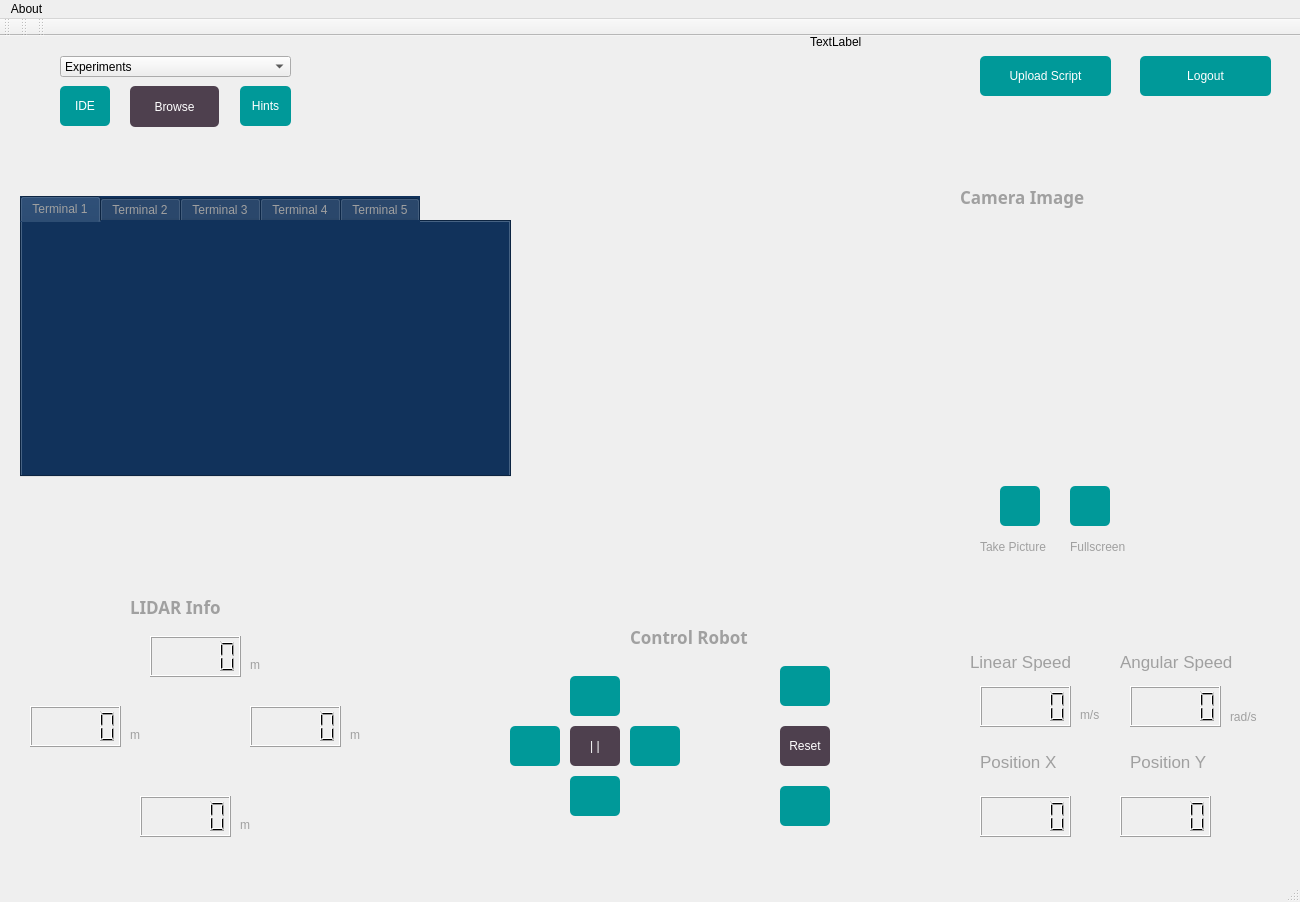
<?xml version="1.0" encoding="UTF-8"?>
<ui version="4.0">
 <class>MainWindow</class>
 <widget class="QMainWindow" name="MainWindow">
  <property name="geometry">
   <rect>
    <x>0</x>
    <y>0</y>
    <width>1300</width>
    <height>902</height>
   </rect>
  </property>
  <property name="windowTitle">
   <string>HAMER ROS Interface</string>
  </property>
  <property name="styleSheet">
   <string notr="true"/>
  </property>
  <widget class="QWidget" name="centralwidget">
   <widget class="QPushButton" name="right_button">
    <property name="geometry">
     <rect>
      <x>630</x>
      <y>690</y>
      <width>50</width>
      <height>40</height>
     </rect>
    </property>
    <property name="cursor">
     <cursorShape>PointingHandCursor</cursorShape>
    </property>
    <property name="styleSheet">
     <string notr="true">background-color:rgb(0,153,153);
color:white;
border-style:outset;
border-width:2px;
border-radius:5px;
border:white;
</string>
    </property>
    <property name="text">
     <string/>
    </property>
    <property name="icon">
     <iconset>
      <normaloff>images/go_right_arrow.png</normaloff>images/go_right_arrow.png</iconset>
    </property>
   </widget>
   <widget class="QPushButton" name="left_button">
    <property name="geometry">
     <rect>
      <x>510</x>
      <y>690</y>
      <width>50</width>
      <height>40</height>
     </rect>
    </property>
    <property name="cursor">
     <cursorShape>PointingHandCursor</cursorShape>
    </property>
    <property name="styleSheet">
     <string notr="true">background-color:rgb(0,153,153);
color:white;
border-style:outset;
border-width:2px;
border-radius:5px;
border:white;
</string>
    </property>
    <property name="text">
     <string/>
    </property>
    <property name="icon">
     <iconset>
      <normaloff>images/beyaz.png</normaloff>images/beyaz.png</iconset>
    </property>
   </widget>
   <widget class="QPushButton" name="back_button">
    <property name="geometry">
     <rect>
      <x>570</x>
      <y>740</y>
      <width>50</width>
      <height>40</height>
     </rect>
    </property>
    <property name="cursor">
     <cursorShape>PointingHandCursor</cursorShape>
    </property>
    <property name="styleSheet">
     <string notr="true">background-color:rgb(0,153,153);
color:white;
border-style:outset;
border-width:2px;
border-radius:5px;
border:white;
</string>
    </property>
    <property name="text">
     <string/>
    </property>
    <property name="icon">
     <iconset>
      <normaloff>images/go_down_arrow.png</normaloff>images/go_down_arrow.png</iconset>
    </property>
   </widget>
   <widget class="QPushButton" name="move_button">
    <property name="geometry">
     <rect>
      <x>570</x>
      <y>640</y>
      <width>50</width>
      <height>40</height>
     </rect>
    </property>
    <property name="cursor">
     <cursorShape>PointingHandCursor</cursorShape>
    </property>
    <property name="styleSheet">
     <string notr="true">background-color:rgb(0,153,153);
color:white;
border-style:outset;
border-width:2px;
border-radius:5px;
border:white;
</string>
    </property>
    <property name="text">
     <string/>
    </property>
    <property name="icon">
     <iconset>
      <normaloff>images/go_up_arrow.png</normaloff>images/go_up_arrow.png</iconset>
    </property>
   </widget>
   <widget class="QPushButton" name="stop_button">
    <property name="geometry">
     <rect>
      <x>570</x>
      <y>690</y>
      <width>50</width>
      <height>40</height>
     </rect>
    </property>
    <property name="cursor">
     <cursorShape>PointingHandCursor</cursorShape>
    </property>
    <property name="styleSheet">
     <string notr="true">background-color:rgb(78,64,78);
color:white;
border-style:outset;
border-width:2px;
border-radius:5px;
border:white;
</string>
    </property>
    <property name="text">
     <string>| |</string>
    </property>
   </widget>
   <widget class="QLCDNumber" name="linear_speed">
    <property name="geometry">
     <rect>
      <x>980</x>
      <y>650</y>
      <width>91</width>
      <height>41</height>
     </rect>
    </property>
   </widget>
   <widget class="QLCDNumber" name="angular_speed">
    <property name="geometry">
     <rect>
      <x>1130</x>
      <y>650</y>
      <width>91</width>
      <height>41</height>
     </rect>
    </property>
   </widget>
   <widget class="QLCDNumber" name="position_x">
    <property name="geometry">
     <rect>
      <x>980</x>
      <y>760</y>
      <width>91</width>
      <height>41</height>
     </rect>
    </property>
   </widget>
   <widget class="QLCDNumber" name="position_y">
    <property name="geometry">
     <rect>
      <x>1120</x>
      <y>760</y>
      <width>91</width>
      <height>41</height>
     </rect>
    </property>
   </widget>
   <widget class="QLabel" name="label">
    <property name="geometry">
     <rect>
      <x>970</x>
      <y>600</y>
      <width>111</width>
      <height>51</height>
     </rect>
    </property>
    <property name="font">
     <font>
      <pointsize>13</pointsize>
      <italic>false</italic>
     </font>
    </property>
    <property name="styleSheet">
     <string notr="true">color:rgb(160,160,160);</string>
    </property>
    <property name="text">
     <string>Linear Speed</string>
    </property>
   </widget>
   <widget class="QLabel" name="label_2">
    <property name="geometry">
     <rect>
      <x>1120</x>
      <y>600</y>
      <width>121</width>
      <height>51</height>
     </rect>
    </property>
    <property name="font">
     <font>
      <pointsize>13</pointsize>
      <italic>false</italic>
     </font>
    </property>
    <property name="styleSheet">
     <string notr="true">color:rgb(160,160,160);</string>
    </property>
    <property name="text">
     <string>Angular Speed</string>
    </property>
   </widget>
   <widget class="QLabel" name="label_5">
    <property name="geometry">
     <rect>
      <x>980</x>
      <y>700</y>
      <width>81</width>
      <height>51</height>
     </rect>
    </property>
    <property name="font">
     <font>
      <pointsize>13</pointsize>
      <italic>false</italic>
     </font>
    </property>
    <property name="styleSheet">
     <string notr="true">color:rgb(160,160,160);</string>
    </property>
    <property name="text">
     <string>Position X</string>
    </property>
   </widget>
   <widget class="QLabel" name="label_6">
    <property name="geometry">
     <rect>
      <x>1130</x>
      <y>700</y>
      <width>81</width>
      <height>51</height>
     </rect>
    </property>
    <property name="font">
     <font>
      <pointsize>13</pointsize>
      <italic>false</italic>
     </font>
    </property>
    <property name="styleSheet">
     <string notr="true">color:rgb(160,160,160);</string>
    </property>
    <property name="text">
     <string>Position Y</string>
    </property>
   </widget>
   <widget class="QLCDNumber" name="lidar_left">
    <property name="geometry">
     <rect>
      <x>30</x>
      <y>670</y>
      <width>91</width>
      <height>41</height>
     </rect>
    </property>
   </widget>
   <widget class="QLCDNumber" name="lidar_front">
    <property name="geometry">
     <rect>
      <x>150</x>
      <y>600</y>
      <width>91</width>
      <height>41</height>
     </rect>
    </property>
    <property name="styleSheet">
     <string notr="true"/>
    </property>
   </widget>
   <widget class="QLCDNumber" name="lidar_right">
    <property name="geometry">
     <rect>
      <x>250</x>
      <y>670</y>
      <width>91</width>
      <height>41</height>
     </rect>
    </property>
   </widget>
   <widget class="QLCDNumber" name="lidar_back">
    <property name="geometry">
     <rect>
      <x>140</x>
      <y>760</y>
      <width>91</width>
      <height>41</height>
     </rect>
    </property>
   </widget>
   <widget class="QLabel" name="label_3">
    <property name="geometry">
     <rect>
      <x>130</x>
      <y>550</y>
      <width>111</width>
      <height>41</height>
     </rect>
    </property>
    <property name="font">
     <font>
      <family>Waree</family>
      <pointsize>13</pointsize>
      <weight>75</weight>
      <italic>false</italic>
      <bold>true</bold>
     </font>
    </property>
    <property name="styleSheet">
     <string notr="true">color:rgb(160,160,160);</string>
    </property>
    <property name="text">
     <string>LIDAR Info</string>
    </property>
   </widget>
   <widget class="QLabel" name="radar_label">
    <property name="geometry">
     <rect>
      <x>150</x>
      <y>660</y>
      <width>91</width>
      <height>81</height>
     </rect>
    </property>
    <property name="text">
     <string/>
    </property>
    <property name="scaledContents">
     <bool>true</bool>
    </property>
   </widget>
   <widget class="QLabel" name="label_7">
    <property name="geometry">
     <rect>
      <x>1080</x>
      <y>670</y>
      <width>31</width>
      <height>17</height>
     </rect>
    </property>
    <property name="styleSheet">
     <string notr="true">color:rgb(160,160,160);</string>
    </property>
    <property name="text">
     <string>m/s</string>
    </property>
   </widget>
   <widget class="QLabel" name="label_8">
    <property name="geometry">
     <rect>
      <x>1230</x>
      <y>670</y>
      <width>41</width>
      <height>21</height>
     </rect>
    </property>
    <property name="styleSheet">
     <string notr="true">color:rgb(160,160,160);</string>
    </property>
    <property name="text">
     <string>rad/s</string>
    </property>
   </widget>
   <widget class="QLabel" name="label_9">
    <property name="geometry">
     <rect>
      <x>250</x>
      <y>620</y>
      <width>21</width>
      <height>17</height>
     </rect>
    </property>
    <property name="styleSheet">
     <string notr="true">color:rgb(160,160,160);</string>
    </property>
    <property name="text">
     <string>m</string>
    </property>
   </widget>
   <widget class="QLabel" name="label_10">
    <property name="geometry">
     <rect>
      <x>350</x>
      <y>690</y>
      <width>21</width>
      <height>17</height>
     </rect>
    </property>
    <property name="styleSheet">
     <string notr="true">color:rgb(160,160,160);</string>
    </property>
    <property name="text">
     <string>m</string>
    </property>
   </widget>
   <widget class="QLabel" name="label_11">
    <property name="geometry">
     <rect>
      <x>240</x>
      <y>780</y>
      <width>21</width>
      <height>17</height>
     </rect>
    </property>
    <property name="styleSheet">
     <string notr="true">color:rgb(160,160,160);</string>
    </property>
    <property name="text">
     <string>m</string>
    </property>
   </widget>
   <widget class="QLabel" name="label_12">
    <property name="geometry">
     <rect>
      <x>130</x>
      <y>690</y>
      <width>21</width>
      <height>17</height>
     </rect>
    </property>
    <property name="styleSheet">
     <string notr="true">color:rgb(160,160,160);</string>
    </property>
    <property name="text">
     <string>m</string>
    </property>
   </widget>
   <widget class="QLabel" name="camera_label">
    <property name="geometry">
     <rect>
      <x>810</x>
      <y>-90</y>
      <width>221</width>
      <height>191</height>
     </rect>
    </property>
    <property name="text">
     <string>TextLabel</string>
    </property>
    <property name="scaledContents">
     <bool>false</bool>
    </property>
   </widget>
   <widget class="QPushButton" name="increase_speed">
    <property name="geometry">
     <rect>
      <x>780</x>
      <y>630</y>
      <width>50</width>
      <height>40</height>
     </rect>
    </property>
    <property name="cursor">
     <cursorShape>PointingHandCursor</cursorShape>
    </property>
    <property name="styleSheet">
     <string notr="true">background-color:rgb(0,153,153);
color:white;
border-style:outset;
border-width:2px;
border-radius:5px;
border:white;
</string>
    </property>
    <property name="text">
     <string/>
    </property>
    <property name="icon">
     <iconset>
      <normaloff>images/go_up_arrow.png</normaloff>images/go_up_arrow.png</iconset>
    </property>
   </widget>
   <widget class="QPushButton" name="decrease_speed">
    <property name="geometry">
     <rect>
      <x>780</x>
      <y>750</y>
      <width>50</width>
      <height>40</height>
     </rect>
    </property>
    <property name="cursor">
     <cursorShape>PointingHandCursor</cursorShape>
    </property>
    <property name="styleSheet">
     <string notr="true">background-color:rgb(0,153,153);
color:white;
border-style:outset;
border-width:2px;
border-radius:5px;
border:white;
</string>
    </property>
    <property name="text">
     <string/>
    </property>
    <property name="icon">
     <iconset>
      <normaloff>images/go_down_arrow.png</normaloff>images/go_down_arrow.png</iconset>
    </property>
   </widget>
   <widget class="QPushButton" name="reset_speed">
    <property name="geometry">
     <rect>
      <x>780</x>
      <y>690</y>
      <width>50</width>
      <height>40</height>
     </rect>
    </property>
    <property name="cursor">
     <cursorShape>PointingHandCursor</cursorShape>
    </property>
    <property name="styleSheet">
     <string notr="true">background-color:rgb(78,64,78);
color:white;
border-style:outset;
border-width:2px;
border-radius:5px;
border:white;
</string>
    </property>
    <property name="text">
     <string>Reset</string>
    </property>
   </widget>
   <widget class="QComboBox" name="experiment_comboBox">
    <property name="geometry">
     <rect>
      <x>60</x>
      <y>20</y>
      <width>231</width>
      <height>21</height>
     </rect>
    </property>
    <item>
     <property name="text">
      <string>Experiments</string>
     </property>
    </item>
    <item>
     <property name="text">
      <string>Experiment 1</string>
     </property>
    </item>
    <item>
     <property name="text">
      <string>Experiment 2</string>
     </property>
    </item>
    <item>
     <property name="text">
      <string>Experiment 3</string>
     </property>
    </item>
    <item>
     <property name="text">
      <string>Experiment 4</string>
     </property>
    </item>
    <item>
     <property name="text">
      <string>Experiment 5</string>
     </property>
    </item>
    <item>
     <property name="text">
      <string>Experiment 6</string>
     </property>
    </item>
    <item>
     <property name="text">
      <string>Experiment 7</string>
     </property>
    </item>
    <item>
     <property name="text">
      <string>Experiment 8</string>
     </property>
    </item>
    <item>
     <property name="text">
      <string>Experiment 9</string>
     </property>
    </item>
    <item>
     <property name="text">
      <string>Experiment 10</string>
     </property>
    </item>
    <item>
     <property name="text">
      <string>Experiment 11</string>
     </property>
    </item>
    <item>
     <property name="text">
      <string>Experiment 12</string>
     </property>
    </item>
    <item>
     <property name="text">
      <string>Experiment 13</string>
     </property>
    </item>
    <item>
     <property name="text">
      <string>Experiment 14</string>
     </property>
    </item>
    <item>
     <property name="text">
      <string>Experiment 15</string>
     </property>
    </item>
    <item>
     <property name="text">
      <string>Experiment 16</string>
     </property>
    </item>
   </widget>
   <widget class="QPushButton" name="open_pdf_button">
    <property name="geometry">
     <rect>
      <x>130</x>
      <y>50</y>
      <width>89</width>
      <height>41</height>
     </rect>
    </property>
    <property name="cursor">
     <cursorShape>PointingHandCursor</cursorShape>
    </property>
    <property name="styleSheet">
     <string notr="true">background-color:rgb(78,64,78);
color:white;
border-style:outset;
border-width:2px;
border-radius:5px;
border:white;
</string>
    </property>
    <property name="text">
     <string>Browse</string>
    </property>
   </widget>
   <widget class="QPushButton" name="open_IDE">
    <property name="geometry">
     <rect>
      <x>60</x>
      <y>50</y>
      <width>50</width>
      <height>40</height>
     </rect>
    </property>
    <property name="cursor">
     <cursorShape>PointingHandCursor</cursorShape>
    </property>
    <property name="styleSheet">
     <string notr="true">background-color:rgb(0,153,153);
color:white;
border-style:outset;
border-width:2px;
border-radius:5px;
border:white;
</string>
    </property>
    <property name="text">
     <string>IDE</string>
    </property>
   </widget>
   <widget class="QPushButton" name="fullscreen_button">
    <property name="geometry">
     <rect>
      <x>1070</x>
      <y>450</y>
      <width>40</width>
      <height>40</height>
     </rect>
    </property>
    <property name="cursor">
     <cursorShape>PointingHandCursor</cursorShape>
    </property>
    <property name="styleSheet">
     <string notr="true">background-color:rgb(0,153,153);
color:white;
border-style:outset;
border-width:2px;
border-radius:5px;
border:white;
</string>
    </property>
    <property name="text">
     <string/>
    </property>
    <property name="icon">
     <iconset>
      <normaloff>images/full-screen-icon-11774.png</normaloff>images/full-screen-icon-11774.png</iconset>
    </property>
    <property name="iconSize">
     <size>
      <width>30</width>
      <height>30</height>
     </size>
    </property>
   </widget>
   <widget class="QPushButton" name="logout_button">
    <property name="geometry">
     <rect>
      <x>1140</x>
      <y>20</y>
      <width>131</width>
      <height>40</height>
     </rect>
    </property>
    <property name="cursor">
     <cursorShape>PointingHandCursor</cursorShape>
    </property>
    <property name="styleSheet">
     <string notr="true">background-color:rgb(0,153,153);
color:white;
border-style:outset;
border-width:2px;
border-radius:5px;
border:white;
</string>
    </property>
    <property name="text">
     <string>Logout</string>
    </property>
   </widget>
   <widget class="QPushButton" name="upload_file">
    <property name="geometry">
     <rect>
      <x>980</x>
      <y>20</y>
      <width>131</width>
      <height>40</height>
     </rect>
    </property>
    <property name="cursor">
     <cursorShape>PointingHandCursor</cursorShape>
    </property>
    <property name="styleSheet">
     <string notr="true">background-color:rgb(0,153,153);
color:white;
border-style:outset;
border-width:2px;
border-radius:5px;
border:white;
</string>
    </property>
    <property name="text">
     <string>Upload Script</string>
    </property>
   </widget>
   <widget class="QTabWidget" name="terminal_tab">
    <property name="geometry">
     <rect>
      <x>20</x>
      <y>160</y>
      <width>491</width>
      <height>281</height>
     </rect>
    </property>
    <property name="styleSheet">
     <string notr="true">background-color:rgb(17,50,91);
color:rgb(160,160,160);</string>
    </property>
    <property name="tabShape">
     <enum>QTabWidget::Rounded</enum>
    </property>
    <property name="currentIndex">
     <number>0</number>
    </property>
    <widget class="QWidget" name="tab1">
     <attribute name="title">
      <string>Terminal 1</string>
     </attribute>
    </widget>
    <widget class="QWidget" name="tab2">
     <attribute name="title">
      <string>Terminal 2</string>
     </attribute>
    </widget>
    <widget class="QWidget" name="tab3">
     <attribute name="title">
      <string>Terminal 3</string>
     </attribute>
    </widget>
    <widget class="QWidget" name="tab4">
     <attribute name="title">
      <string>Terminal 4</string>
     </attribute>
    </widget>
    <widget class="QWidget" name="tab5">
     <attribute name="title">
      <string>Terminal 5</string>
     </attribute>
    </widget>
   </widget>
   <widget class="QPushButton" name="hint_button">
    <property name="geometry">
     <rect>
      <x>240</x>
      <y>50</y>
      <width>51</width>
      <height>40</height>
     </rect>
    </property>
    <property name="cursor">
     <cursorShape>PointingHandCursor</cursorShape>
    </property>
    <property name="styleSheet">
     <string notr="true">background-color:rgb(0,153,153);
color:white;
border-style:outset;
border-width:2px;
border-radius:5px;
border:white;
</string>
    </property>
    <property name="text">
     <string>Hints</string>
    </property>
   </widget>
   <widget class="QLabel" name="label_13">
    <property name="geometry">
     <rect>
      <x>630</x>
      <y>580</y>
      <width>141</width>
      <height>41</height>
     </rect>
    </property>
    <property name="font">
     <font>
      <family>Waree</family>
      <pointsize>13</pointsize>
      <weight>75</weight>
      <italic>false</italic>
      <bold>true</bold>
     </font>
    </property>
    <property name="styleSheet">
     <string notr="true">color:rgb(160,160,160);</string>
    </property>
    <property name="text">
     <string>Control Robot</string>
    </property>
   </widget>
   <widget class="QLabel" name="label_4">
    <property name="geometry">
     <rect>
      <x>1070</x>
      <y>500</y>
      <width>61</width>
      <height>21</height>
     </rect>
    </property>
    <property name="font">
     <font>
      <pointsize>9</pointsize>
      <italic>false</italic>
     </font>
    </property>
    <property name="styleSheet">
     <string notr="true">color:rgb(160,160,160);</string>
    </property>
    <property name="text">
     <string>Fullscreen</string>
    </property>
   </widget>
   <widget class="QPushButton" name="photo_button">
    <property name="geometry">
     <rect>
      <x>1000</x>
      <y>450</y>
      <width>40</width>
      <height>40</height>
     </rect>
    </property>
    <property name="cursor">
     <cursorShape>PointingHandCursor</cursorShape>
    </property>
    <property name="styleSheet">
     <string notr="true">background-color:rgb(0,153,153);
color:white;
border-style:outset;
border-width:2px;
border-radius:5px;
border:white;
</string>
    </property>
    <property name="text">
     <string/>
    </property>
    <property name="icon">
     <iconset>
      <normaloff>images/camera.png</normaloff>images/camera.png</iconset>
    </property>
    <property name="iconSize">
     <size>
      <width>30</width>
      <height>30</height>
     </size>
    </property>
   </widget>
   <widget class="QLabel" name="label_14">
    <property name="geometry">
     <rect>
      <x>980</x>
      <y>500</y>
      <width>71</width>
      <height>21</height>
     </rect>
    </property>
    <property name="font">
     <font>
      <pointsize>9</pointsize>
      <italic>false</italic>
     </font>
    </property>
    <property name="styleSheet">
     <string notr="true">color:rgb(160,160,160);</string>
    </property>
    <property name="text">
     <string>Take Picture</string>
    </property>
   </widget>
   <widget class="QLabel" name="label_15">
    <property name="geometry">
     <rect>
      <x>960</x>
      <y>140</y>
      <width>141</width>
      <height>41</height>
     </rect>
    </property>
    <property name="font">
     <font>
      <family>Waree</family>
      <pointsize>13</pointsize>
      <weight>75</weight>
      <italic>false</italic>
      <bold>true</bold>
     </font>
    </property>
    <property name="styleSheet">
     <string notr="true">color:rgb(160,160,160);</string>
    </property>
    <property name="text">
     <string>Camera Image</string>
    </property>
   </widget>
   <widget class="QLabel" name="label_16">
    <property name="geometry">
     <rect>
      <x>-10</x>
      <y>0</y>
      <width>1300</width>
      <height>900</height>
     </rect>
    </property>
    <property name="font">
     <font>
      <family>Waree</family>
      <pointsize>13</pointsize>
      <weight>75</weight>
      <italic>false</italic>
      <bold>true</bold>
     </font>
    </property>
    <property name="text">
     <string/>
    </property>
    <property name="pixmap">
     <pixmap>images/178343.jpg</pixmap>
    </property>
    <property name="scaledContents">
     <bool>true</bool>
    </property>
   </widget>
   <zorder>label_16</zorder>
   <zorder>right_button</zorder>
   <zorder>left_button</zorder>
   <zorder>back_button</zorder>
   <zorder>move_button</zorder>
   <zorder>stop_button</zorder>
   <zorder>linear_speed</zorder>
   <zorder>angular_speed</zorder>
   <zorder>position_x</zorder>
   <zorder>position_y</zorder>
   <zorder>label</zorder>
   <zorder>label_2</zorder>
   <zorder>label_5</zorder>
   <zorder>label_6</zorder>
   <zorder>lidar_left</zorder>
   <zorder>lidar_front</zorder>
   <zorder>lidar_right</zorder>
   <zorder>lidar_back</zorder>
   <zorder>label_3</zorder>
   <zorder>radar_label</zorder>
   <zorder>label_7</zorder>
   <zorder>label_8</zorder>
   <zorder>label_9</zorder>
   <zorder>label_10</zorder>
   <zorder>label_11</zorder>
   <zorder>label_12</zorder>
   <zorder>camera_label</zorder>
   <zorder>increase_speed</zorder>
   <zorder>decrease_speed</zorder>
   <zorder>reset_speed</zorder>
   <zorder>experiment_comboBox</zorder>
   <zorder>open_pdf_button</zorder>
   <zorder>open_IDE</zorder>
   <zorder>fullscreen_button</zorder>
   <zorder>logout_button</zorder>
   <zorder>upload_file</zorder>
   <zorder>terminal_tab</zorder>
   <zorder>hint_button</zorder>
   <zorder>label_13</zorder>
   <zorder>label_4</zorder>
   <zorder>photo_button</zorder>
   <zorder>label_14</zorder>
   <zorder>label_15</zorder>
  </widget>
  <widget class="QMenuBar" name="menubar">
   <property name="geometry">
    <rect>
     <x>0</x>
     <y>0</y>
     <width>1300</width>
     <height>22</height>
    </rect>
   </property>
   <widget class="QMenu" name="menuAbout">
    <property name="title">
     <string>About</string>
    </property>
    <widget class="QMenu" name="menuDesigners">
     <property name="title">
      <string>Designers</string>
     </property>
     <addaction name="designer"/>
     <addaction name="separator"/>
     <addaction name="designer2"/>
     <addaction name="separator"/>
     <addaction name="designer3"/>
     <addaction name="separator"/>
    </widget>
    <addaction name="menuDesigners"/>
    <addaction name="separator"/>
    <addaction name="hamer_github"/>
    <addaction name="separator"/>
   </widget>
   <addaction name="menuAbout"/>
  </widget>
  <widget class="QStatusBar" name="statusbar"/>
  <widget class="QToolBar" name="toolBar">
   <property name="windowTitle">
    <string>toolBar</string>
   </property>
   <attribute name="toolBarArea">
    <enum>TopToolBarArea</enum>
   </attribute>
   <attribute name="toolBarBreak">
    <bool>false</bool>
   </attribute>
  </widget>
  <widget class="QToolBar" name="toolBar_2">
   <property name="windowTitle">
    <string>toolBar_2</string>
   </property>
   <attribute name="toolBarArea">
    <enum>TopToolBarArea</enum>
   </attribute>
   <attribute name="toolBarBreak">
    <bool>false</bool>
   </attribute>
  </widget>
  <widget class="QToolBar" name="toolBar_3">
   <property name="windowTitle">
    <string>toolBar_3</string>
   </property>
   <attribute name="toolBarArea">
    <enum>TopToolBarArea</enum>
   </attribute>
   <attribute name="toolBarBreak">
    <bool>false</bool>
   </attribute>
  </widget>
  <action name="actionHAMER">
   <property name="text">
    <string>HAMER</string>
   </property>
  </action>
  <action name="hamer_github">
   <property name="text">
    <string>HAMER</string>
   </property>
  </action>
  <action name="designer">
   <property name="text">
    <string>Fatih VATANSEVER</string>
   </property>
  </action>
  <action name="designer2">
   <property name="text">
    <string>Yağız UMUR</string>
   </property>
  </action>
  <action name="designer3">
   <property name="text">
    <string>Berkay YARIŞ</string>
   </property>
  </action>
 </widget>
 <resources/>
 <connections/>
</ui>
